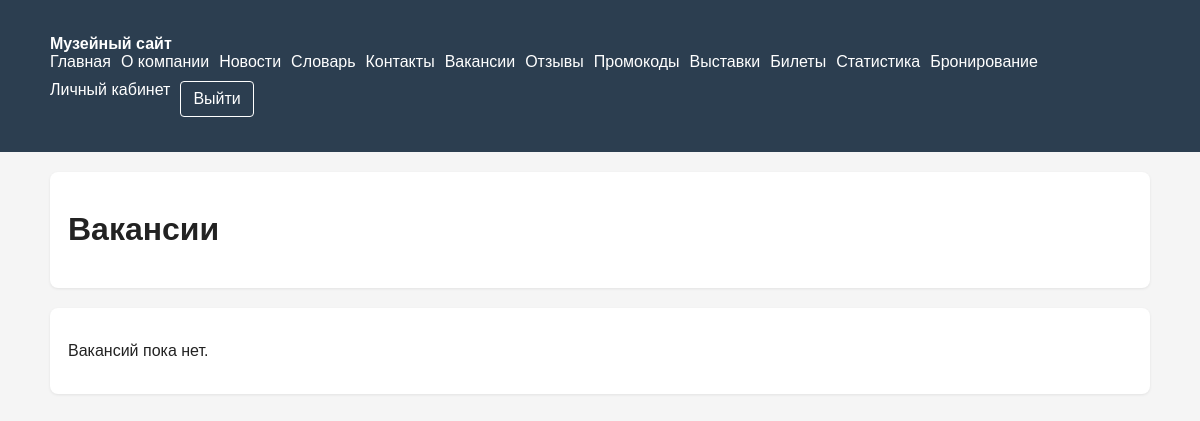
/vacancies/ (signed in), run on an earlier commit of the app's database.
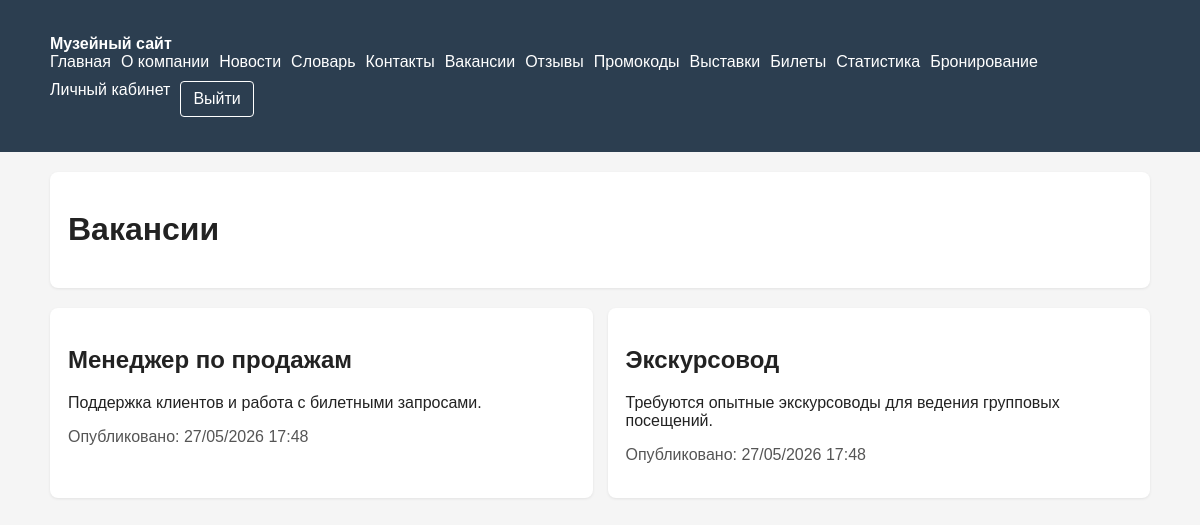
And on a later commit of the database.
### museum/models.py (models this page shows, shortened)
class Vacancy(models.Model):
    title = models.CharField(max_length=200)
    description = models.TextField()
    published_at = models.DateTimeField(auto_now_add=True)
    is_active = models.BooleanField(default=True)

### museum/views.py (the view)
# urls.py: path("vacancies/", vacancies_view, name="vacancies"),
def vacancies_view(request):
    vacancies = Vacancy.objects.filter(is_active=True).order_by("-published_at")
    return render(request, "museum/vacancies.html", {"vacancies": vacancies})

### templates/museum/vacancies.html (shortened to what this page needs)
{% extends 'base.html' %}
{% block content %}
<div class="panel">
    <h1>Вакансии</h1>
</div>
<div class="grid">
    {% for vacancy in vacancies %}
        <div class="panel">
            <h2>{{ vacancy.title }}</h2>
            <p>{{ vacancy.description }}</p>
            <p class="muted">Опубликовано: {{ vacancy.published_at|date:'d/m/Y H:i' }}</p>
        </div>
    {% empty %}
        <div class="panel"><p>Вакансий пока нет.</p></div>
    {% endfor %}
</div>
{% endblock %}

What changed in the data, as far as the page shows it:
added Vacancy: title "Менеджер по продажам", description "Поддержка клиентов и работа с билетными запросами.", published_at "27/05/2026 17:48"
added Vacancy: title "Экскурсовод", description "Требуются опытные экскурсоводы для ведения групповых посещений.", published_at "27/05/2026 17:48"
Also different on the page:
text no longer shown: "Вакансий пока нет."
